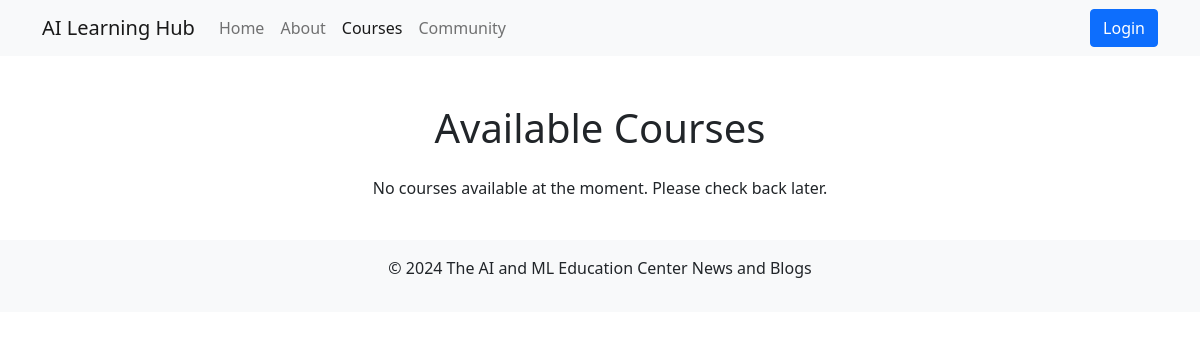
Before: /courses/ with the older database file.
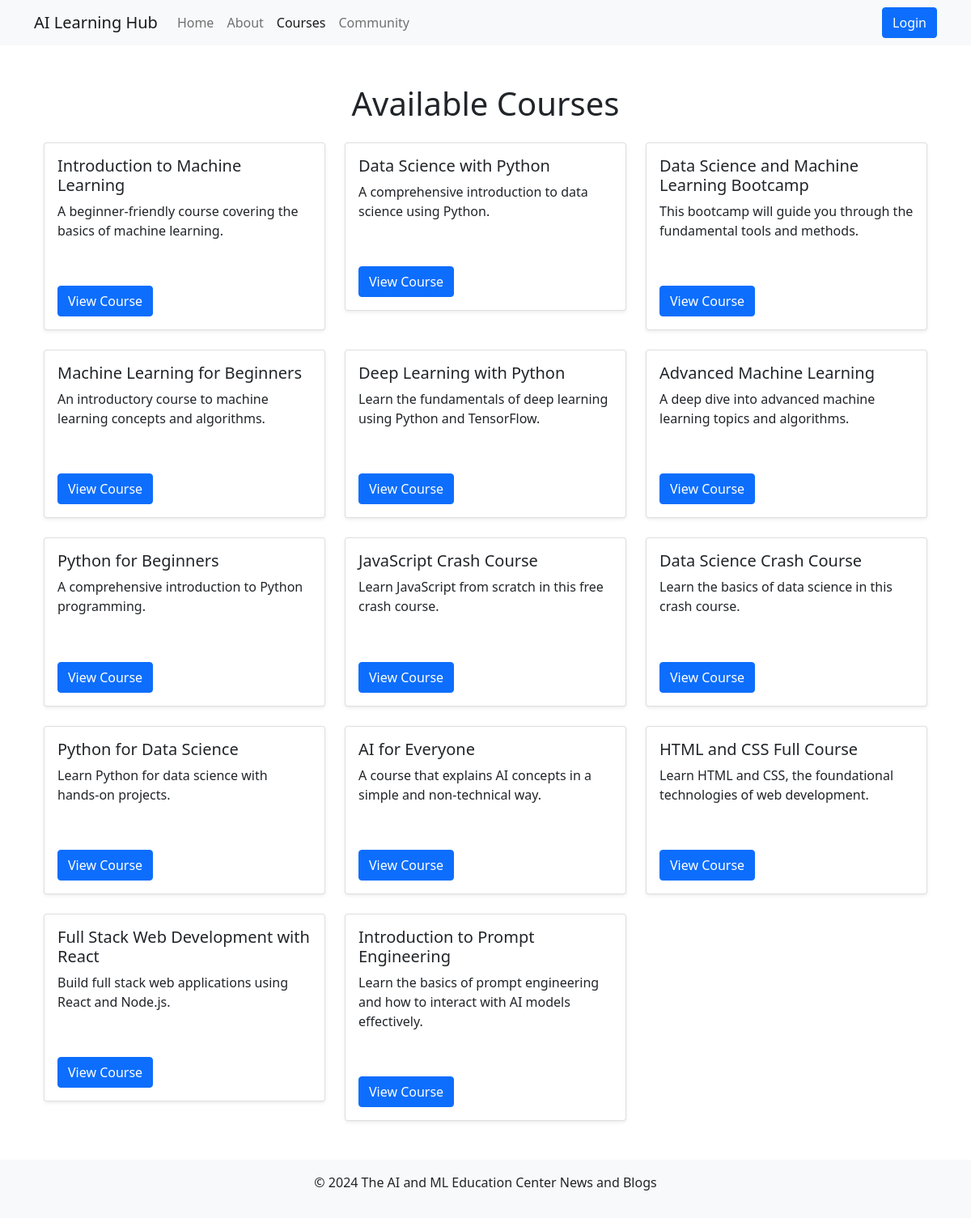
After: the same page with the newer database file.
### apps/models.py (models this page shows, shortened)
class Course(models.Model):
    title = models.CharField(max_length=200)
    description = models.TextField()
    video_url = models.URLField()
    difficulty = models.CharField(max_length=20, choices=[(
        'beginner', 'Beginner'), ('intermediate', 'Intermediate'), ('advanced', 'Advanced')])
    is_premium = models.BooleanField(default=False)
    category = models.ForeignKey(Category, on_delete=models.CASCADE)
    slug = models.SlugField(null=True, blank=True)

### apps/views.py (the view)
# urls.py: path('courses/', views.course_list, name='course_list'),
def course_list(request):
    courses = Course.objects.all()
    if not request.user.is_authenticated or not hasattr(request.user, 'userprofile'):
        courses = courses.filter(is_premium=False)
    else:
        if not request.user.userprofile.is_premium:
            courses = courses.filter(is_premium=False)
    return render(request, 'course_list.html', {'courses': courses})

### apps/templates/course_list.html (shortened to what this page needs)
{% extends 'base.html' %}
{% block content %}
  <div class="container mt-5">
    <h1 class="mb-4 text-center">Available Courses</h1>
    <div class="row">
      {% for course in courses %}
        <div class="col-md-4">
          <div class="card mb-4 shadow-sm">
            <div class="card-body">
              <h5 class="card-title">{{ course.title }}</h5>
              <p class="card-text">{{ course.description|truncatewords:20 }}</p>
              <span class="badge badge-info">{{ course.get_difficulty_display }}</span>
              <div class="mt-3">
                <a href="{% url 'blog:course_detail' course.slug %}" class="btn btn-primary">View Course</a>
              </div>
            </div>
          </div>
        </div>
      {% empty %}
        <div class="col-12">
          <p class="text-center">No courses available at the moment. Please check back later.</p>
        </div>
      {% endfor %}
    </div>
  </div>
{% endblock content %}

### apps/templates/base.html (shortened to what this page needs)
<!DOCTYPE html>
<html lang="en">
<head>
    <link rel="stylesheet" href="https://cdn.jsdelivr.net/npm/bootstrap@5.0.2/dist/css/bootstrap.min.css">
</head>
<body>
<nav class="navbar navbar-expand-lg navbar-light bg-light">
    <div class="container">
        <a class="navbar-brand" href="/">AI Learning Hub</a>
        <div class="navbar-collapse" id="navbarNav">
            <ul class="navbar-nav">
                <li class="nav-item">
                    <a class="nav-link {% if request.path == '/' %}active{% endif %}" href="/">Home</a>
                </li>
                <li class="nav-item">
                    <a class="nav-link {% if request.path == '/about/' %}active{% endif %}" href="/about/">About</a>
                </li>
                <li class="nav-item">
                    <a class="nav-link {% if request.path == '/courses/' %}active{% endif %}" href="/courses/">Courses</a>
                </li>
                <li class="nav-item">
                    <a class="nav-link {% if request.path == '/blog/' %}active{% endif %}" href="/blog/">Community</a>
                </li>
            </ul>
            <ul class="navbar-nav ms-auto">
                {% if user.is_authenticated %}
                    {% if not user.is_premium %}
                        <li class="nav-item">
                            <a href="{% url 'blog:upgrade_to_premium' %}" class="btn btn-warning">Upgrade to Premium</a>
                        </li>
                    {% endif %}
                    <li class="nav-item">
                        <a href="{% url 'logout' %}" class="btn btn-danger ms-2">Logout</a>
                    </li>
                {% else %}
                    <li class="nav-item">
                        <a href="{% url 'login' %}" class="btn btn-primary">Login</a>
                    </li>
                {% endif %}
            </ul>
        </div>
    </div>
</nav>
    <main class="container mt-4">
        {% block content %}{% endblock %}
    </main>
    <footer class="bg-light text-center p-3 mt-4">
        <p>&copy; {% now "Y" %} The AI and ML Education Center News and Blogs </p>
    </footer>
</body>
</html>

Changed rows visible on the page:
added Course: title "Introduction to Machine Learning", description "A beginner-friendly course covering the basics of machine learning."
added Course: title "Data Science with Python", description "A comprehensive introduction to data science using Python."
added Course: title "Data Science and Machine Learning Bootcamp", description "This bootcamp will guide you through the fundamental tools and methods."
added Course: title "Machine Learning for Beginners", description "An introductory course to machine learning concepts and algorithms."
added Course: title "Deep Learning with Python", description "Learn the fundamentals of deep learning using Python and TensorFlow."
added Course: title "Advanced Machine Learning", description "A deep dive into advanced machine learning topics and algorithms."
added Course: title "Python for Beginners", description "A comprehensive introduction to Python programming."
added Course: title "JavaScript Crash Course", description "Learn JavaScript from scratch in this free crash course."
added Course: title "Data Science Crash Course", description "Learn the basics of data science in this crash course."
added Course: title "Python for Data Science", description "Learn Python for data science with hands-on projects."
added Course: title "AI for Everyone", description "A course that explains AI concepts in a simple and non-technical way."
added Course: title "HTML and CSS Full Course", description "Learn HTML and CSS, the foundational technologies of web development."
added Course: title "Full Stack Web Development with React", description "Build full stack web applications using React and Node.js."
added Course: title "Introduction to Prompt Engineering", description "Learn the basics of prompt engineering and how to interact with AI models effectively."
Other visible differences:
text no longer shown: "No courses available at the moment. Please check back later."
